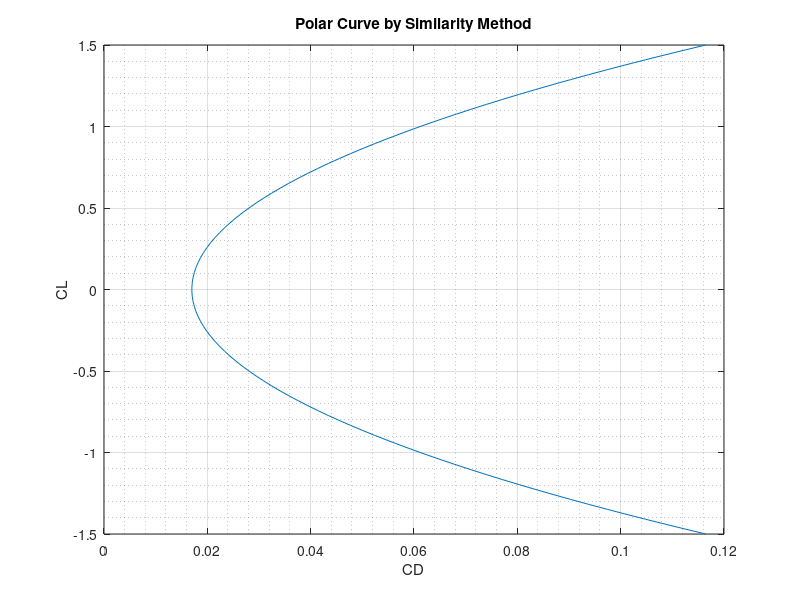
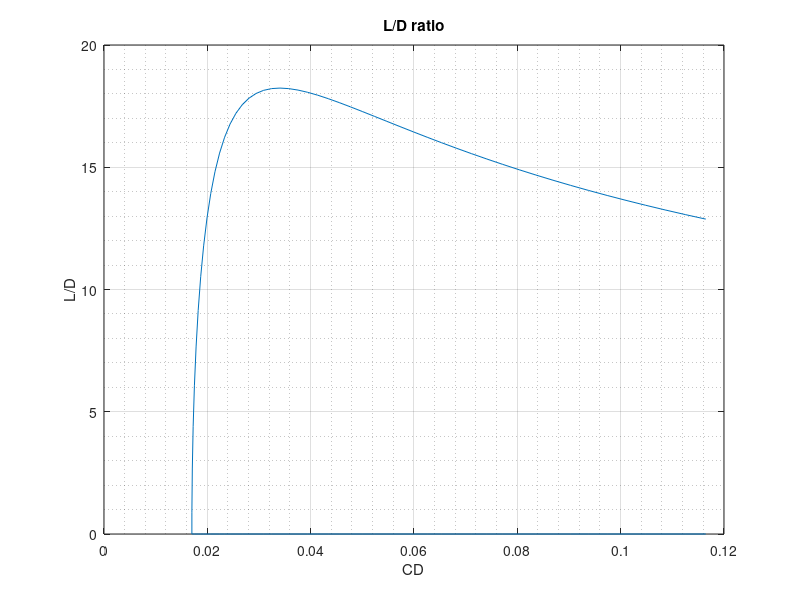

Reproduce these figures in MATLAB, in order.
%% Polar Graphing
%Estimated Values by Similarity
CD0 = 0.017;
oswald = 0.8;

%Parameters and cosntants
pi = 3.141592;
points = 100;
CL_max = 1.5;

%Some design values
S = 21.34;
AR = 9;
b = sqrt(AR*S);


%Coeficient Vectors
CL = linspace(-CL_max,CL_max,points);
CD = zeros(1,points);
L_D = zeros(1,points/2);

for i = 1:points
CD(i) = CD0 + CL(i)^2/(pi*AR*oswald);

if CL(i)>=0
L_D(i) = CL(i)/CD(i);
end
end

%Plotting
figure
plot(CD,CL);

title('Polar Curve by Similarity Method')
xlabel('CD')
ylabel('CL')
grid on
grid minor

figure
plot(CD,L_D);
title('L/D ratio')
xlabel('CD')
ylabel('L/D')
grid on
grid minor


